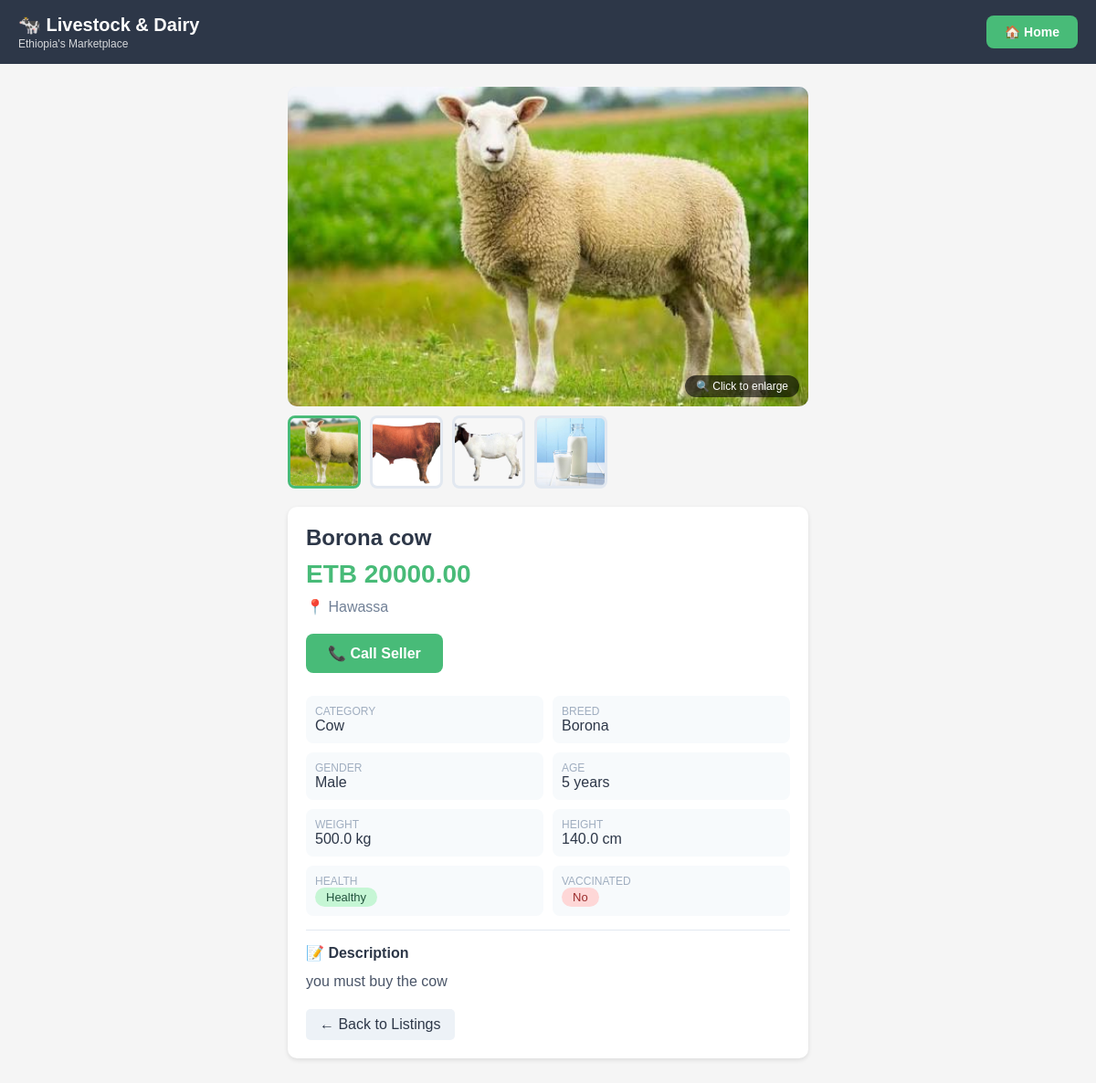
/listing/1, run on the app's committed database.
### app.py (models this page shows)
class Listing(db.Model):
    id = db.Column(db.Integer, primary_key=True)
    title = db.Column(db.String(200), nullable=False)
    category = db.Column(db.String(50), nullable=False)  # cow, ox, goat, sheep, dairy
    breed = db.Column(db.String(100))
    gender = db.Column(db.String(20))
    age = db.Column(db.Integer)  # in years
    weight = db.Column(db.Float)  # in kg
    height = db.Column(db.Float)  # in cm (optional)
    price = db.Column(db.Float, nullable=False)  # in ETB
    description = db.Column(db.Text)
    location = db.Column(db.String(100), nullable=False)
    health_status = db.Column(db.String(20), default='Healthy')
    vaccinated = db.Column(db.String(10), default='No')
    photo = db.Column(db.String(200))          # Main photo
    photo_side = db.Column(db.String(200))     # Side view
    photo_front = db.Column(db.String(200))    # Front view
    photo_top = db.Column(db.String(200))      # Top view
    milk_production = db.Column(db.Float)      # L/day (dairy cows)
    feed_type = db.Column(db.String(100))
    feed_amount = db.Column(db.Float)          # kg/day
    lactating = db.Column(db.String(10))
    pregnant = db.Column(db.String(10))
    phone_number = db.Column(db.String(20), default='0940293477')
    created_at = db.Column(db.DateTime, default=datetime.utcnow)

### app.py (the view)
@app.route('/listing/<int:id>')
def listing_detail(id):
    listing = Listing.query.get_or_404(id)
    return render_template('listing.html', listing=listing)

### templates/listing.html (shortened to what this page needs)
<!DOCTYPE html>
<html lang="en">
<head>
</head>
<body>
    <div class="header" id="mainHeader">
        <div class="header-left"><h1>🐄 Livestock & Dairy</h1><p>Ethiopia's Marketplace</p></div>
        <a href="/" class="home-btn">🏠 Home</a>
    </div>
    <div class="container">
        <div class="main-image-container" onclick="openModal(0)">
            {% if listing.photo %}
                <img src="{{ url_for('static', filename='uploads/' + listing.photo) }}" alt="{{ listing.title }}" id="mainImage">
                <div class="click-hint">🔍 Click to enlarge</div>
            {% else %}
                <div class="placeholder">📷</div>
            {% endif %}
        </div>
        <div class="thumbnail-gallery" id="thumbnailGallery">
            {% if listing.photo %}
                <img src="{{ url_for('static', filename='uploads/' + listing.photo) }}" class="thumb active" onclick="changeMainImage(this.src, this, 0)" alt="Main" data-index="0">
            {% else %}
                <div class="thumb-placeholder">📷</div>
            {% endif %}
            {% if listing.photo_side %}
                <img src="{{ url_for('static', filename='uploads/' + listing.photo_side) }}" class="thumb" onclick="changeMainImage(this.src, this, 1)" alt="Side" data-index="1">
            {% endif %}
            {% if listing.photo_front %}
                <img src="{{ url_for('static', filename='uploads/' + listing.photo_front) }}" class="thumb" onclick="changeMainImage(this.src, this, 2)" alt="Front" data-index="2">
            {% endif %}
            {% if listing.photo_top %}
                <img src="{{ url_for('static', filename='uploads/' + listing.photo_top) }}" class="thumb" onclick="changeMainImage(this.src, this, 3)" alt="Top" data-index="3">
            {% endif %}
        </div>
        <div class="listing-card">
            <h2>{{ listing.title }}</h2>
            <div class="price">ETB {{ "%.2f"|format(listing.price) }}</div>
            <div class="location">📍 {{ listing.location }}</div>
            <a href="tel:+251940293477" class="call-btn">📞 Call Seller</a>
            <div class="specs-grid">
                <div class="spec-item"><div class="label">Category</div><div class="value">{{ listing.category|capitalize }}</div></div>
                {% if listing.breed %}<div class="spec-item"><div class="label">Breed</div><div class="value">{{ listing.breed }}</div></div>{% endif %}
                {% if listing.gender %}<div class="spec-item"><div class="label">Gender</div><div class="value">{{ listing.gender }}</div></div>{% endif %}
                {% if listing.age %}<div class="spec-item"><div class="label">Age</div><div class="value">{{ listing.age }} years</div></div>{% endif %}
                {% if listing.weight %}<div class="spec-item"><div class="label">Weight</div><div class="value">{{ listing.weight }} kg</div></div>{% endif %}
                {% if listing.height %}<div class="spec-item"><div class="label">Height</div><div class="value">{{ listing.height }} cm</div></div>{% endif %}
                <div class="spec-item"><div class="label">Health</div><div class="value"><span class="badge badge-{% if listing.health_status == 'Healthy' %}healthy{% else %}not-healthy{% endif %}">{{ listing.health_status }}</span></div></div>
                <div class="spec-item"><div class="label">Vaccinated</div><div class="value"><span class="badge badge-{% if listing.vaccinated == 'Yes' %}vaccinated{% else %}not-vaccinated{% endif %}">{{ listing.vaccinated }}</span></div></div>
            </div>
            {% if listing.description %}
            <div class="description">
                <h3>📝 Description</h3>
                <p>{{ listing.description }}</p>
            </div>
            {% endif %}
            <a href="/" class="back-link">← Back to Listings</a>
        </div>
    </div>
</body>
</html>

### templates/listing.html (style rules this page uses)
* { margin:0; padding:0; box-sizing:border-box; }
body { font-family:Arial,sans-serif; background:#f5f5f5; padding-top:80px; padding-bottom:80px; overflow-x:hidden; }
.header { background: #2d3748; color: white; padding: 15px 20px; display: flex; justify-content: space-between; align-items: center; position: fixed; top: 0; left: 0; width: 100%; z-index: 100; transition: transform 0.3s ease; }
.header-left h1 { font-size:20px; }
.header-left p { font-size:12px; opacity:0.8; margin-top:2px; }
.home-btn { background:#48bb78; color:white; padding:10px 20px; border-radius:8px; text-decoration:none; font-weight:bold; font-size:14px; }
.container { max-width:600px; margin:0 auto; padding:15px; }
.main-image-container { width:100%; background:#e2e8f0; border-radius:10px; overflow:hidden; cursor:pointer; position:relative; }
.main-image-container img { width:100%; height:350px; object-fit:cover; display:block; }
.click-hint { position:absolute; bottom:10px; right:10px; background:rgba(0,0,0,0.6); color:white; padding:5px 12px; border-radius:20px; font-size:12px; pointer-events:none; }
.thumbnail-gallery { display:flex; gap:10px; margin-top:10px; overflow-x:auto; padding-bottom:5px; flex-wrap:nowrap; }
.thumbnail-gallery .thumb { width:80px; height:80px; min-width:80px; object-fit:cover; border-radius:8px; cursor:pointer; border:3px solid transparent; transition:border 0.2s; background:#e2e8f0; }
.thumbnail-gallery .thumb.active, .thumbnail-gallery .thumb:hover { border-color:#48bb78; }
.listing-card { background:white; border-radius:10px; padding:20px; margin-top:15px; box-shadow:0 2px 5px rgba(0,0,0,0.1); }
.listing-card h2 { color:#2d3748; font-size:24px; margin-bottom:5px; }
.price { color:#48bb78; font-size:28px; font-weight:bold; margin:10px 0; }
.location { color:#718096; font-size:16px; margin-bottom:10px; }
.specs-grid { display:grid; grid-template-columns:1fr 1fr; gap:10px; margin:15px 0; }
.spec-item { background:#f7fafc; padding:10px; border-radius:8px; }
.spec-item .label { font-size:12px; color:#a0aec0; text-transform:uppercase; }
.spec-item .value { font-size:16px; color:#2d3748; font-weight:500; }
.description { margin-top:15px; padding-top:15px; border-top:1px solid #e2e8f0; }
.description h3 { color:#2d3748; margin-bottom:8px; font-size:16px; }
.description p { color:#4a5568; line-height:1.8; white-space:pre-wrap; }
.back-link { display:inline-block; margin-top:15px; color:#2d3748; text-decoration:none; padding:8px 15px; background:#edf2f7; border-radius:5px; }
.badge { display:inline-block; padding:3px 12px; border-radius:20px; font-size:13px; font-weight:500; }
.badge-healthy { background:#c6f6d5; color:#22543d; }
.badge-not-vaccinated { background:#fed7d7; color:#9b2c2c; }
.call-btn { display:inline-block; background:#48bb78; color:white; padding:12px 24px; border-radius:8px; text-decoration:none; font-weight:bold; margin:10px 0; }

### data on the page
Listing: photo (picture), photo_side (picture), photo_front (picture), photo_top (picture), title "Borona cow", price "20000.00", location "Hawassa", category "Cow", breed "Borona", gender "Male", age "5", weight "500.0", height "140.0", health_status "Healthy", vaccinated "No", description "you must buy the cow"
